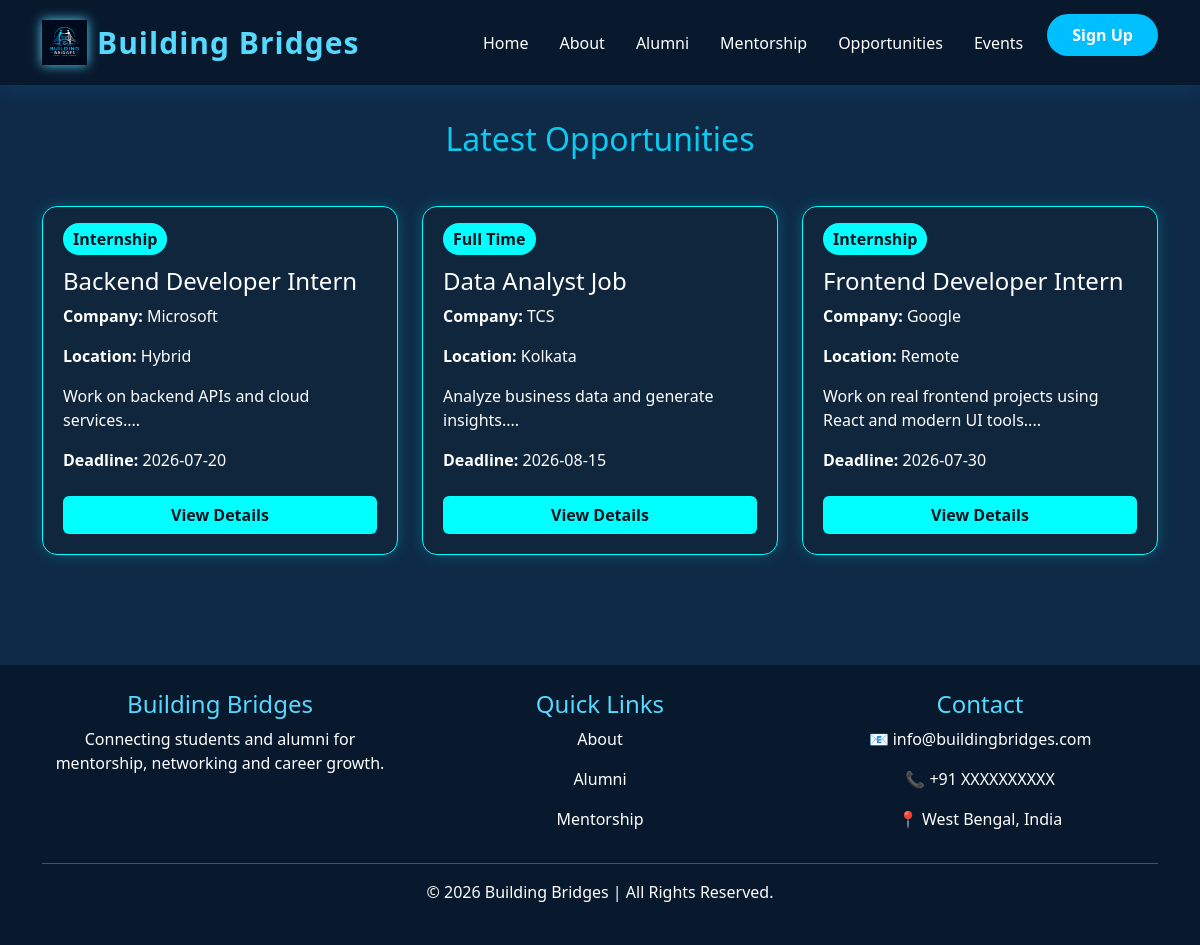
Screenshot of /opportunuties.php with the database file from the repository.
### tables this page shows
CREATE TABLE `opportunities` (
  `id` int(11) NOT NULL,
  `title` varchar(255) NOT NULL,
  `company_name` varchar(255) NOT NULL,
  `opportunity_type` varchar(50) NOT NULL,
  `category` varchar(100) DEFAULT NULL,
  `description` text NOT NULL,
  `requirements` text DEFAULT NULL,
  `location` varchar(100) DEFAULT NULL,
  `salary` varchar(100) DEFAULT NULL,
  `application_deadline` date DEFAULT NULL,
  `posted_by` int(11) DEFAULT NULL,
  `contact_email` varchar(255) DEFAULT NULL,
  `status` enum('Open','Closed') DEFAULT 'Open',
  `created_at` timestamp NOT NULL DEFAULT current_timestamp()
);

### opportunuties.php (the view, shortened to what this page needs)
<?php
include("includes/connect.php");
$result = mysqli_query($conn, "SELECT * FROM opportunities WHERE status='Open' ORDER BY id DESC");
?>
<!DOCTYPE html>
<html lang="en">
<head>
<link href="https://cdn.jsdelivr.net/npm/bootstrap@5.3.3/dist/css/bootstrap.min.css" rel="stylesheet">
</head>
<body>
<?php include("nav.php"); ?>
<section class="section">
<div class="container">
<h2 class="text-center text-info mb-5">Latest Opportunities</h2>
<div class="row g-4">
<?php while($row = mysqli_fetch_assoc($result)){ ?>
<div class="col-md-4">
<div class="card-opportunity">
<span class="badge-custom">
    <?= $row['opportunity_type'] ?>
</span>
<h4 class="mt-3">
    <?= $row['title'] ?>
</h4>
<p>
<strong>Company:</strong> <?= $row['company_name'] ?>
</p>
<p>
<strong>Location:</strong> <?= $row['location'] ?>
</p>
<p>
<?= substr($row['description'], 0, 100) ?>...
</p>
<p>
<strong>Deadline:</strong> <?= $row['application_deadline'] ?>
</p>
<a href="opportunity_view.php?id=<?= $row['id'] ?>" class="btn btn-apply mt-2 w-100">
View Details
</a>
</div>
</div>
<?php } ?>
</div>
</div>
</section>
<?php  include('footer.php');   ?>
</body>
</html>

### opportunuties.php (style rules this page uses)
body { color:white; }
.section { padding:120px 0; background: #0e2a47; margin-bottom: -5%; }
.card-opportunity { background:#10263d; border:1px solid cyan; border-radius:15px; padding:20px; height:100%; box-shadow:0 0 15px rgba(0,255,255,.2); transition:0.3s; }
.badge-custom { background:cyan; color:#081421; padding:5px 10px; border-radius:20px; font-weight:bold; }
.btn-apply { background:cyan; color:#081421; font-weight:bold; }

### rows the page displays
opportunities: opportunity_type "Internship", title "Backend Developer Intern", company_name "Microsoft", location "Hybrid", description "Work on backend APIs and cloud services.", application_deadline "2026-07-20"
opportunities: opportunity_type "Full Time", title "Data Analyst Job", company_name "TCS", location "Kolkata", description "Analyze business data and generate insights.", application_deadline "2026-08-15"
opportunities: opportunity_type "Internship", title "Frontend Developer Intern", company_name "Google", location "Remote", description "Work on real frontend projects using React and modern UI tools.", application_deadline "2026-07-30"
